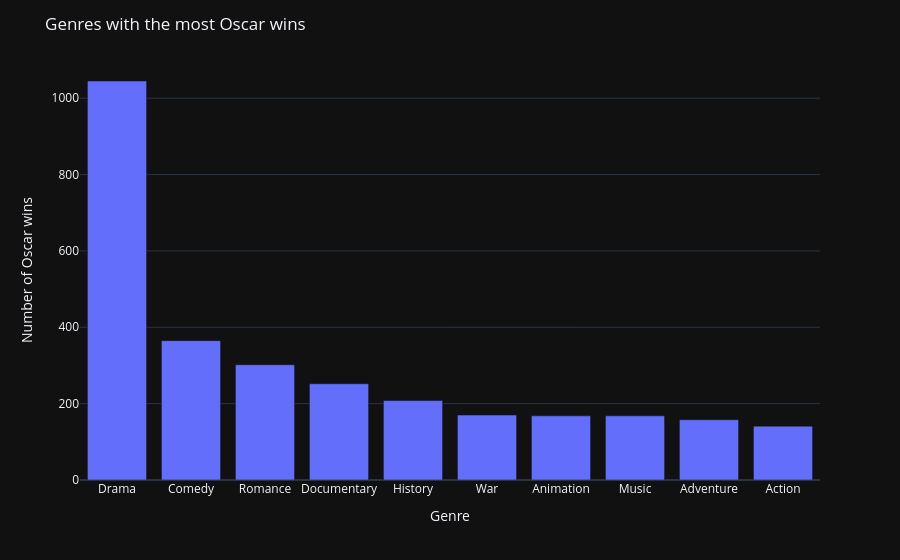

The notebook cell saved with this chart:
### Markdown cell above
### Chart

### Code cell
fig = px.bar(
    top_genre_oscar,
    x="genre",
    y="oscar_wins",
    custom_data=["genre", "oscar_wins"],
)

fig.update_traces(
    hovertemplate=(
        "Genre: %{customdata[0]}<br>"
        "Oscar wins: %{customdata[1]}<extra></extra>"
    )
)

fig.update_layout(
    title="Genres with the most Oscar wins",
    xaxis_title="Genre",
    yaxis_title="Number of Oscar wins",
    template="plotly_dark"
)

fig.show()

### Figure 1 — Plotly figure (JSON) as saved in the notebook; plotly's stock layout.template omitted (floating-point values rounded to 4 significant figures)
{"data": [{"customdata": [["Drama", 1045], ["Comedy", 365], ["Romance", 302], ["Documentary", 252], ["History", 208], ["War", 170], ["Animation", 168], ["Music", 168], ["Adventure", 158], ["Action", 141]], "hovertemplate": "Genre: %{customdata[0]}<br>Oscar wins: %{customdata[1]}<extra></extra>", "legendgroup": "", "marker": {"color": "#636efa", "pattern": {"shape": ""}}, "name": "", "orientation": "v", "showlegend": false, "textposition": "auto", "x": ["Drama", "Comedy", "Romance", "Documentary", "History", "War", "Animation", "Music", "Adventure", "Action"], "xaxis": "x", "y": [1045, 365, 302, 252, 208, 170, 168, 168, 158, 141], "yaxis": "y", "type": "bar"}], "layout": {"xaxis": {"anchor": "y", "domain": [0.0, 1.0], "title": {"text": "Genre"}}, "yaxis": {"anchor": "x", "domain": [0.0, 1.0], "title": {"text": "Number of Oscar wins"}}, "legend": {"tracegroupgap": 0}, "margin": {"t": 60}, "barmode": "relative", "title": {"text": "Genres with the most Oscar wins"}}}
